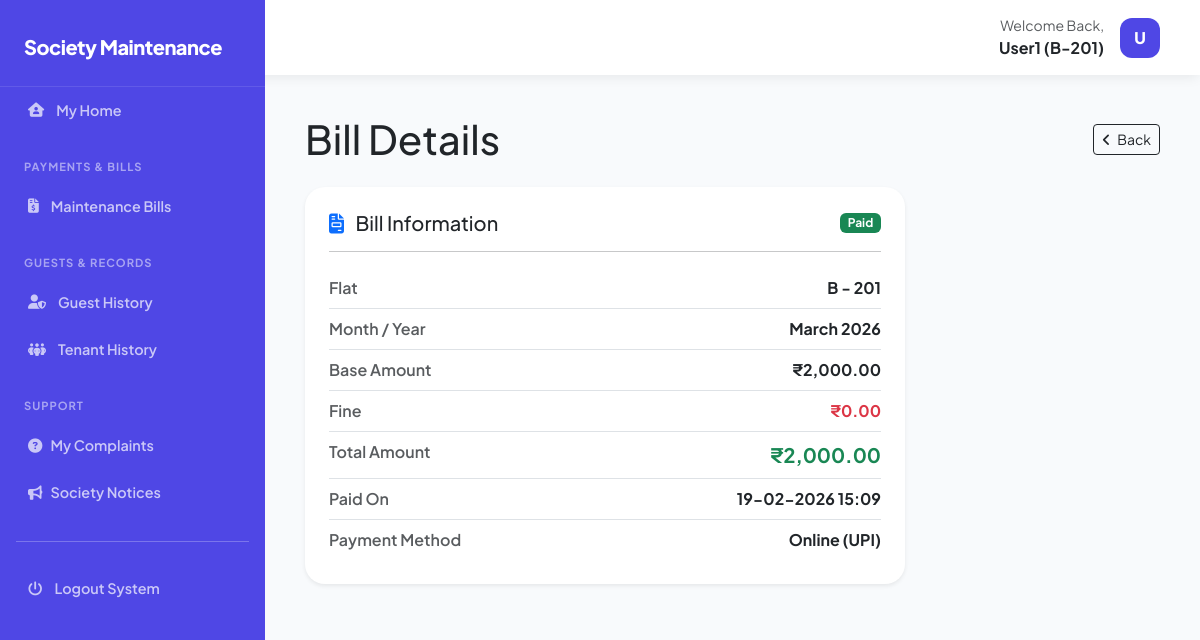
The app's page /public/view/pay_Details.php?bill_id=48 (signed in) with its own data.
### tables this page shows
CREATE TABLE `flats` (
  `id` int UNSIGNED NOT NULL,
  `flat_number` varchar(255) NOT NULL,
  `floor` int NOT NULL,
  `block_number` varchar(10) NOT NULL,
  `flat_type` varchar(30) NOT NULL,
  `created_at` timestamp NOT NULL DEFAULT CURRENT_TIMESTAMP
);

CREATE TABLE `maintenance_bills` (
  `id` int NOT NULL,
  `user_id` int NOT NULL,
  `flat_id` int NOT NULL,
  `bill_month` int NOT NULL,
  `bill_year` int NOT NULL,
  `amount` decimal(10,2) NOT NULL,
  `fine_amount` decimal(10,2) DEFAULT '0.00',
  `total_amount` decimal(10,2) NOT NULL,
  `status` enum('pending','paid','overdue') DEFAULT 'pending',
  `due_date` date NOT NULL,
  `created_at` timestamp NULL DEFAULT CURRENT_TIMESTAMP
);

CREATE TABLE `maintenance_payments` (
  `id` int NOT NULL,
  `maintenance_bill_id` int NOT NULL,
  `payment_mode` enum('cash','online') DEFAULT NULL,
  `payment_method` enum('upi','credit_card','debit_card','netbanking') DEFAULT NULL,
  `razorpay_payment_id` varchar(100) DEFAULT NULL,
  `proof` varchar(255) DEFAULT NULL,
  `paid_on` datetime DEFAULT NULL,
  `note` text,
  `created_at` timestamp NULL DEFAULT CURRENT_TIMESTAMP
);

### public/view/pay_Details.php (the view, shortened to what this page needs)
<?php
require_once __DIR__ . '/../../core/config.php';
$userId = $_SESSION['user_id'];
$billId = $_GET['bill_id'] ?? '';
if (in_array($_SESSION['user_role'], ['admin', 'cashier'])) {
    $stmt = $pdo->prepare("
            SELECT
                mb.id AS bill_id,
                mb.bill_month,
                mb.bill_year,
                mb.status,
                mb.due_date,
                mb.amount AS base_amount,
                mp.payment_mode,
                mp.payment_method,
                mp.paid_on,
                f.flat_number,
                f.block_number,
                f.flat_type,
                mr.overdue_fine
            FROM maintenance_bills mb
            JOIN flats f ON f.id = mb.flat_id
            LEFT JOIN maintenance_payments mp
                ON mp.maintenance_bill_id = mb.id
            LEFT JOIN maintenance_rates mr
                ON mr.flat_type = f.flat_type
            WHERE mb.id = ?
        ");
    $stmt->execute([$billId]);
} else {
    $stmt = $pdo->prepare("
            SELECT
                mb.id AS bill_id,
                mb.bill_month,
                mb.bill_year,
                mb.status,
                mb.due_date,
                mb.amount AS base_amount,
                mp.payment_mode,
                mp.payment_method,
                mp.paid_on,
                f.flat_number,
                f.block_number,
                f.flat_type,
                mr.overdue_fine
            FROM maintenance_bills mb
            JOIN flats f ON f.id = mb.flat_id
            LEFT JOIN maintenance_payments mp
                ON mp.maintenance_bill_id = mb.id
            LEFT JOIN maintenance_rates mr
                ON mr.flat_type = f.flat_type
            WHERE mb.id = ? AND mb.user_id = ?
        ");
    $stmt->execute([$billId, $userId]);
}
$bill = $stmt->fetch(PDO::FETCH_ASSOC);
$fineAmount = 0;
$isOverdue = false;
$totalAmount = ($bill['base_amount'] ?? 0) + $fineAmount;
$paymentText = '-';
if ($bill['payment_mode'] === 'online') {
    $method = $bill['payment_method']
        ? strtoupper(str_replace('_', ' ', $bill['payment_method']))
        : '-';
    $paymentText = 'Online (' . $method . ')';
} elseif ($bill['payment_mode']) {
    $paymentText = ucfirst($bill['payment_mode']);
}
include __DIR__ . '/../../resources/layout/header.php';
?>
<!DOCTYPE html>
<html lang="en">
<head>
    <link rel="stylesheet" href="https://cdnjs.cloudflare.com/ajax/libs/font-awesome/6.5.0/css/all.min.css">
    <link href="https://cdn.jsdelivr.net/npm/bootstrap@5.3.0/dist/css/bootstrap.min.css" rel="stylesheet">
    <link rel="stylesheet" href="https://cdn.datatables.net/1.13.6/css/dataTables.bootstrap5.min.css">
    <link rel="stylesheet" href="../../assets/css/styles.css">
</head>
<body>
    <div class="main-wrapper">
        <main id="main-content">
            <div class="d-flex justify-content-between align-items-center mb-4">
                <h1 class="fw-800 m-0">Bill Details</h1>
                <a href="javascript:history.back()" class="btn btn-outline-dark btn-sm">
                    <i class="fa-solid fa-angle-left me-1"></i> Back
                </a>
            </div>
            <div class="data-card shadow-sm border-0" style="max-width: 600px;">
                <div class="d-flex justify-content-between align-items-center mb-3">
                    <h5 class="fw-800 m-0">
                        <i class="fa-solid fa-file-invoice me-2 text-primary"></i>
                        Bill Information
                    </h5>
                    <span class="badge
            <?= $bill['status'] === 'paid'
                ? 'bg-success'
                : ($isOverdue ? 'bg-danger' : 'bg-warning') ?>">
                        <?= ucfirst($bill['status']) ?>
                    </span>
                </div>
                <hr class="my-3">
                <div class="d-flex justify-content-between py-2 border-bottom">
                    <span class="text-muted fw-semibold">Flat</span>
                    <span class="fw-bold">
                        <?= htmlspecialchars($bill['block_number'] . ' - ' . $bill['flat_number']) ?>
                    </span>
                </div>
                <div class="d-flex justify-content-between py-2 border-bottom">
                    <span class="text-muted fw-semibold">Month / Year</span>
                    <span class="fw-bold">
                        <?= date('F', mktime(0, 0, 0, $bill['bill_month'], 1)) . ' ' . $bill['bill_year'] ?>
                    </span>
                </div>
                <div class="d-flex justify-content-between py-2 border-bottom">
                    <span class="text-muted fw-semibold">Base Amount</span>
                    <span class="fw-bold">
                        ₹<?= number_format($bill['base_amount'], 2) ?>
                    </span>
                </div>
                <div class="d-flex justify-content-between py-2 border-bottom">
                    <span class="text-muted fw-semibold">Fine</span>
                    <span class="fw-bold text-danger">
                        ₹<?= number_format($fineAmount, 2) ?>
                    </span>
                </div>
                <div class="d-flex justify-content-between py-2 border-bottom">
                    <span class="text-muted fw-semibold">Total Amount</span>
                    <span class="fw-bold fs-5 text-success">
                        ₹<?= number_format($totalAmount, 2) ?>
                    </span>
                </div>
                <?php if ($bill['status'] === 'paid'): ?>
                    <div class="d-flex justify-content-between py-2 border-bottom">
                        <span class="text-muted fw-semibold">Paid On</span>
                        <span class="fw-bold">
                            <?= date('d-m-Y H:i', strtotime($bill['paid_on'])) ?>
                        </span>
                    </div>
                    <div class="d-flex justify-content-between py-2">
                        <span class="text-muted fw-semibold">Payment Method</span>
                        <span class="fw-bold">
                            <?= $paymentText ?>
                        </span>
                    </div>
                <?php endif; ?>
            </div>
        </main>
    </div>
</body>
</html>
<?php include __DIR__ . '/../../resources/layout/footer.php'; ?>

### resources/layout/header.php (shortened to what this page needs)
<?php
require_once __DIR__ . '/../../core/config.php';
$name = $_SESSION['user_name']
    ?? $_SESSION['name']
    ?? 'User';
$initials = strtoupper(substr(trim($name), 0, 1));
$blockFlat = '';
if ($_SESSION['user_role'] === 'user') {
    $stmt = $pdo->prepare("
        SELECT f.block_number, f.flat_number
        FROM allotments a
        JOIN flats f ON f.id = a.flat_id
        WHERE a.user_id = ?
        LIMIT 1
    ");
    $stmt->execute([$_SESSION['user_id']]);
    $flatData = $stmt->fetch(PDO::FETCH_ASSOC);
    if ($flatData) {
        $blockFlat = $flatData['block_number'] . '-' . $flatData['flat_number'];
    }
}
?>
<!DOCTYPE html>
<html lang="en">
<head>
    <link rel="stylesheet" href="../../assets/css/styles.css">
</head>
<body>
    <header class="top-nav">
        <div id="mobile-toggle" onclick="toggleSidebar()">
        </div>
        <div class="ms-auto d-flex align-items-center">
            <div class="dropdown">
                <button class="btn d-flex align-items-center gap-3 border-0 bg-transparent p-0"
                    type="button"
                    data-bs-toggle="dropdown"
                    aria-expanded="false">
                    <?php if ($_SESSION['user_role'] === 'admin'): ?>
                        <div class="text-end d-none d-sm-block">
                            <p class="m-0 small text-muted">Admin Panel</p>
                            <p class="m-0 fw-bold">Administrator</p>
                        </div>
                        <div class="avatar-circle"><?= $initials ?></div>
                    <?php else: ?>
                        <div class="text-end d-none d-sm-block">
                            <p class="m-0 small text-muted">Welcome Back,</p>
                            <p class="m-0 fw-bold">
                                <?= htmlspecialchars($name) ?>
                                <?php if (!empty($blockFlat)): ?>
                                    (<?= htmlspecialchars($blockFlat) ?>)
                                <?php endif; ?>
                            </p>
                        </div>
                        <div class="avatar-circle"><?= $initials ?></div>
                    <?php endif; ?>
                </button>
            </div>
        </div>
    </header>
    <?php include __DIR__ . '/sidebar.php'; ?>

### assets/css/styles.css (style rules this page uses)
:root { --brand-color: #4F47E5; --brand-hover: #3428b3; --bg-main: #f8fafc; --sidebar-width: 265px; --transition: all 0.3s cubic-bezier(0.4, 0, 0.2, 1); }
body { font-family: 'Plus Jakarta Sans', sans-serif; background-color: var(--bg-main); margin: 0; overflow-x: hidden; }
.main-wrapper { flex: 1; margin-left: var(--sidebar-width); transition: var(--transition); min-height: 100vh; }
.top-nav { height: 75px; background: #ffffff; display: flex; align-items: center; justify-content: flex-end; padding: 0 2rem; position: sticky; top: 0; z-index: 1000; box-shadow: 0 4px 12px -2px rgba(0, 0, 0, 0.08); }
#main-content { padding: 2.5rem; }
.data-card, .stat-card { background: #ffffff; border: 1px solid #e2e8f0; border-radius: 20px; padding: 1.5rem; margin-bottom: 1rem; }
.avatar-circle { width: 40px; height: 40px; background: var(--brand-color); color: #fff; border-radius: 12px; display: flex; align-items: center; justify-content: center; font-weight: 800; }
.main-wrapper { flex: 1; margin-left: var(--sidebar-width); min-height: 100vh; }
.top-nav { height: 75px; background: #fff; display: flex; align-items: center; justify-content: flex-end; padding: 0 2.5rem; position: sticky; top: 0; box-shadow: 0 4px 12px -2px rgba(0, 0, 0, 0.08); }
.data-card { background: #fff; border: 1px solid #e2e8f0; border-radius: 20px; padding: 1.5rem; }

### records on screen
flats: blockFlat "B-201"
maintenance_bills: status "Paid", flat.flat_number "B - 201", bill_month "March", bill_year "2026", amount "2,000.00", maintenance_payments.paid_on "19-02-2026 15:09", maintenance_payments.payment_method "Online (UPI)"

### other values on screen
$name "User1"
$initials "U"
$fineAmount "0.00"
